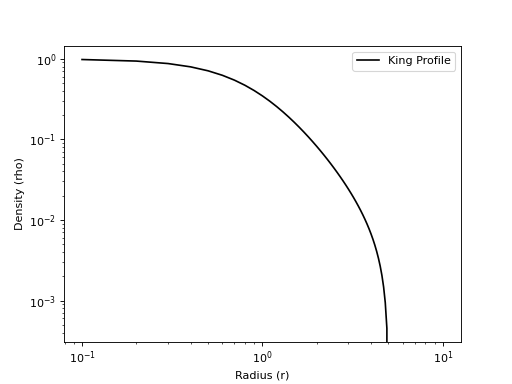

Write Python code to recreate this figure.
import matplotlib.pyplot as plt
from pisces.profiles.density import (
    KingDensityProfile,
)
#
r = np.linspace(0.1, 10, 100)
profile = KingDensityProfile(
    rho_0=1.0, r_c=1.0, r_t=5.0
)
rho = profile(r)
#
_ = plt.loglog(r, rho, "k-", label="King Profile")
_ = plt.xlabel("Radius (r)")
_ = plt.ylabel("Density (rho)")
_ = plt.legend()
plt.show()
